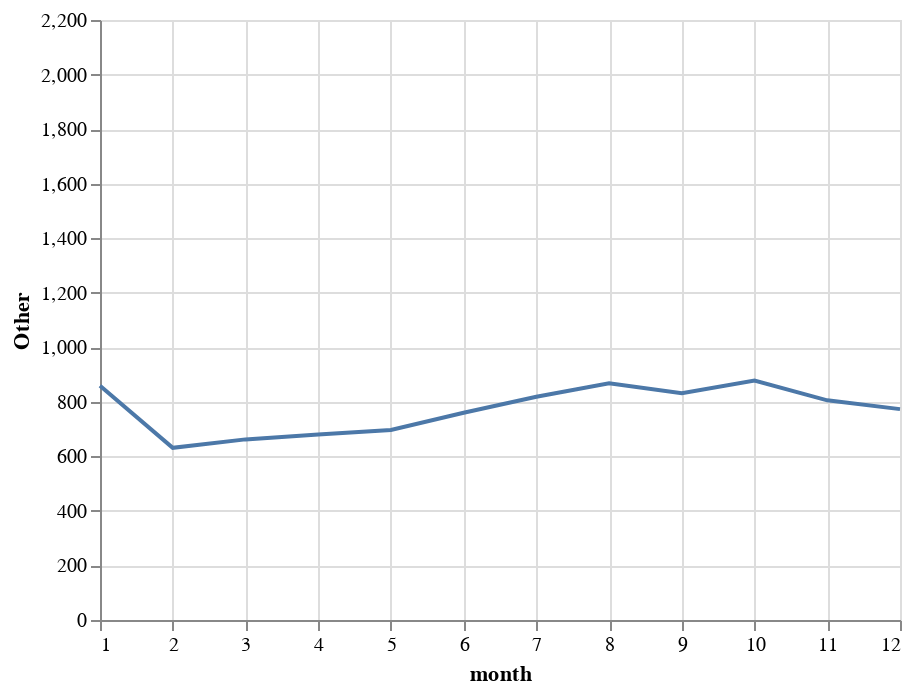

Notebook code cell kept with this figure:
### Code cell
alt.Chart(ts).mark_line().encode(
    x='month',
    y=alt.Y('Other', scale=alt.Scale(type='linear', domain=(0, 2200)))
)

### Figure 1 — Vega-Lite specification as saved in the notebook (floating-point values rounded to 4 significant figures)
{"config": {"view": {"continuousWidth": 400, "continuousHeight": 300}}, "data": {"name": "data-d60e3b7af6909ee96b24c4b37391fb45"}, "mark": "line", "encoding": {"x": {"field": "month", "type": "quantitative"}, "y": {"field": "Other", "scale": {"domain": [0, 2200], "type": "linear"}, "type": "quantitative"}}, "$schema": "https://vega.github.io/schema/vega-lite/v4.17.0.json", "datasets": {"data-d60e3b7af6909ee96b24c4b37391fb45": [{"month": 1, "Consumer Financial Questions": 424.0, "Education": 18.0, "Family and Children": 2126.0, "Health and Disability": 65.25, "Housing and Homelessness": 792.5, "Income Maintenance": 60.0, "Individual Rights": 198.0, "Juvenile": 9.5, "Other": 859.2, "Work, Employment and Unemployment": 242.2}, {"month": 2, "Consumer Financial Questions": 326.5, "Education": 16.5, "Family and Children": 1526.0, "Health and Disability": 51.25, "Housing and Homelessness": 581.2, "Income Maintenance": 53.5, "Individual Rights": 134.5, "Juvenile": 9.0, "Other": 631.2, "Work, Employment and Unemployment": 170.2}, {"month": 3, "Consumer Financial Questions": 344.8, "Education": 17.75, "Family and Children": 1614.0, "Health and Disability": 50.75, "Housing and Homelessness": 571.8, "Income Maintenance": 58.75, "Individual Rights": 145.5, "Juvenile": 4.75, "Other": 662.2, "Work, Employment and Unemployment": 178.0}, {"month": 4, "Consumer Financial Questions": 304.8, "Education": 16.0, "Family and Children": 1619.0, "Health and Disability": 50.0, "Housing and Homelessness": 612.8, "Income Maintenance": 60.75, "Individual Rights": 146.2, "Juvenile": 6.0, "Other": 679.8, "Work, Employment and Unemployment": 226.2}, {"month": 5, "Consumer Financial Questions": 324.2, "Education": 13.25, "Family and Children": 1762.0, "Health and Disability": 43.75, "Housing and Homelessness": 665.2, "Income Maintenance": 57.75, "Individual Rights": 146.8, "Juvenile": 6.25, "Other": 696.5, "Work, Employment and Unemployment": 201.5}, {"month": 6, "Consumer Financial Questions": 335.0, "Education": 13.0, "Family and Children": 1873.0, "Health and Disability": 49.5, "Housing and Homelessness": 724.0, "Income Maintenance": 46.75, "Individual Rights": 171.5, "Juvenile": 4.75, "Other": 759.8, "Work, Employment and Unemployment": 216.0}, {"month": 7, "Consumer Financial Questions": 381.5, "Education": 8.25, "Family and Children": 1966.0, "Health and Disability": 58.75, "Housing and Homelessness": 810.8, "Income Maintenance": 54.75, "Individual Rights": 188.0, "Juvenile": 7.5, "Other": 818.5, "Work, Employment and Unemployment": 225.0}, {"month": 8, "Consumer Financial Questions": 391.5, "Education": 19.25, "Family and Children": 2144.0, "Health and Disability": 54.25, "Housing and Homelessness": 859.5, "Income Maintenance": 61.0, "Individual Rights": 201.0, "Juvenile": 10.0, "Other": 867.8, "Work, Employment and Unemployment": 242.2}, {"month": 9, "Consumer Financial Questions": 362.8, "Education": 17.75, "Family and Children": 1997.0, "Health and Disability": 70.0, "Housing and Homelessness": 817.0, "Income Maintenance": 59.25, "Individual Rights": 185.0, "Juvenile": 9.5, "Other": 831.5, "Work, Employment and Unemployment": 212.2}, {"month": 10, "Consumer Financial Questions": 406.2, "Education": 21.5, "Family and Children": 1990.0, "Health and Disability": 61.25, "Housing and Homelessness": 825.0, "Income Maintenance": 57.75, "Individual Rights": 200.2, "Juvenile": 7.25, "Other": 878.0, "Work, Employment and Unemployment": 224.0}, {"month": 11, "Consumer Financial Questions": 365.2, "Education": 20.5, "Family and Children": 1814.0, "Health and Disability": 58.25, "Housing and Homelessness": 740.5, "Income Maintenance": 56.25, "Individual Rights": 173.2, "Juvenile": 9.5, "Other": 805.5, "Work, Employment and Unemployment": 204.5}, {"month": 12, "Consumer Financial Questions": 351.8, "Education": 16.75, "Family and Children": 1756.0, "Health and Disability": 63.75, "Housing and Homelessness": 688.5, "Income Maintenance": 45.5, "Individual Rights": 188.0, "Juvenile": 5.25, "Other": 773.2, "Work, Employment and Unemployment": 204.5}]}}
